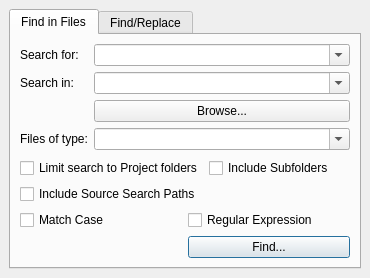
<?xml version="1.0" encoding="UTF-8"?>
<ui version="4.0">
 <class>SearchDockWidget</class>
 <widget class="QDockWidget" name="SearchDockWidget">
  <property name="geometry">
   <rect>
    <x>0</x>
    <y>0</y>
    <width>352</width>
    <height>289</height>
   </rect>
  </property>
  <property name="sizePolicy">
   <sizepolicy hsizetype="Preferred" vsizetype="Preferred">
    <horstretch>0</horstretch>
    <verstretch>0</verstretch>
   </sizepolicy>
  </property>
  <property name="maximumSize">
   <size>
    <width>524287</width>
    <height>289</height>
   </size>
  </property>
  <property name="windowTitle">
   <string>Search Dialog</string>
  </property>
  <widget class="QWidget" name="dockWidgetContents">
   <property name="sizePolicy">
    <sizepolicy hsizetype="Preferred" vsizetype="Fixed">
     <horstretch>0</horstretch>
     <verstretch>0</verstretch>
    </sizepolicy>
   </property>
   <layout class="QGridLayout" name="gridLayout_2">
    <item row="1" column="1">
     <widget class="QTabWidget" name="tabWidget">
      <property name="sizePolicy">
       <sizepolicy hsizetype="Expanding" vsizetype="Fixed">
        <horstretch>0</horstretch>
        <verstretch>0</verstretch>
       </sizepolicy>
      </property>
      <property name="currentIndex">
       <number>0</number>
      </property>
      <widget class="QWidget" name="findInFiles">
       <attribute name="title">
        <string>Find in Files</string>
       </attribute>
       <layout class="QGridLayout" name="gridLayout_3">
        <item row="3" column="0" colspan="2">
         <layout class="QGridLayout" name="gridLayout">
          <item row="0" column="1">
           <widget class="QCheckBox" name="projectFolder">
            <property name="text">
             <string>Limit search to Project folders</string>
            </property>
           </widget>
          </item>
          <item row="0" column="2">
           <widget class="QCheckBox" name="subfolders">
            <property name="text">
             <string>Include Subfolders</string>
            </property>
           </widget>
          </item>
          <item row="1" column="1">
           <widget class="QCheckBox" name="sourceSearchPaths">
            <property name="text">
             <string>Include Source Search Paths</string>
            </property>
           </widget>
          </item>
         </layout>
        </item>
        <item row="4" column="0">
         <widget class="QCheckBox" name="caseSensitive">
          <property name="text">
           <string>Match Case</string>
          </property>
         </widget>
        </item>
        <item row="4" column="1">
         <widget class="QCheckBox" name="regex">
          <property name="text">
           <string>Regular Expression</string>
          </property>
         </widget>
        </item>
        <item row="5" column="1">
         <widget class="QPushButton" name="find">
          <property name="text">
           <string>Find...</string>
          </property>
          <property name="autoDefault">
           <bool>true</bool>
          </property>
          <property name="default">
           <bool>true</bool>
          </property>
         </widget>
        </item>
        <item row="2" column="0" colspan="2">
         <layout class="QFormLayout" name="formLayout">
          <property name="fieldGrowthPolicy">
           <enum>QFormLayout::AllNonFixedFieldsGrow</enum>
          </property>
          <item row="0" column="0">
           <widget class="QLabel" name="label">
            <property name="text">
             <string>Search for:</string>
            </property>
           </widget>
          </item>
          <item row="0" column="1">
           <widget class="QComboBox" name="searchText">
            <property name="editable">
             <bool>true</bool>
            </property>
            <property name="insertPolicy">
             <enum>QComboBox::NoInsert</enum>
            </property>
            <property name="sizeAdjustPolicy">
             <enum>QComboBox::AdjustToContentsOnFirstShow</enum>
            </property>
           </widget>
          </item>
          <item row="1" column="0">
           <widget class="QLabel" name="label_2">
            <property name="text">
             <string>Search in:</string>
            </property>
           </widget>
          </item>
          <item row="1" column="1">
           <widget class="QComboBox" name="location">
            <property name="editable">
             <bool>true</bool>
            </property>
            <property name="insertPolicy">
             <enum>QComboBox::NoInsert</enum>
            </property>
           </widget>
          </item>
          <item row="3" column="0">
           <widget class="QLabel" name="label_3">
            <property name="text">
             <string>Files of type:</string>
            </property>
           </widget>
          </item>
          <item row="3" column="1">
           <widget class="QComboBox" name="type">
            <property name="editable">
             <bool>true</bool>
            </property>
            <property name="insertPolicy">
             <enum>QComboBox::NoInsert</enum>
            </property>
           </widget>
          </item>
          <item row="2" column="1">
           <widget class="QPushButton" name="browse">
            <property name="text">
             <string>Browse...</string>
            </property>
            <property name="icon">
             <iconset resource="../resource.qrc">
              <normaloff>:/resources/document-open.png</normaloff>:/resources/document-open.png</iconset>
            </property>
           </widget>
          </item>
         </layout>
        </item>
       </layout>
      </widget>
      <widget class="QWidget" name="findReplace">
       <attribute name="title">
        <string>Find/Replace</string>
       </attribute>
       <layout class="QFormLayout" name="formLayout_3">
        <item row="3" column="0">
         <widget class="QLabel" name="label_5">
          <property name="text">
           <string>Replace with:</string>
          </property>
         </widget>
        </item>
        <item row="3" column="1">
         <widget class="QComboBox" name="replaceText">
          <property name="editable">
           <bool>true</bool>
          </property>
          <property name="insertPolicy">
           <enum>QComboBox::NoInsert</enum>
          </property>
          <property name="sizeAdjustPolicy">
           <enum>QComboBox::AdjustToContentsOnFirstShow</enum>
          </property>
         </widget>
        </item>
        <item row="1" column="0">
         <widget class="QLabel" name="label_4">
          <property name="text">
           <string>Find:</string>
          </property>
         </widget>
        </item>
        <item row="1" column="1">
         <layout class="QHBoxLayout" name="searchBarLayout"/>
        </item>
        <item row="5" column="1">
         <layout class="QHBoxLayout" name="horizontalLayout">
          <property name="leftMargin">
           <number>0</number>
          </property>
          <property name="topMargin">
           <number>0</number>
          </property>
          <item>
           <widget class="QPushButton" name="findForReplace">
            <property name="text">
             <string>Find...</string>
            </property>
           </widget>
          </item>
          <item>
           <widget class="QPushButton" name="replace">
            <property name="text">
             <string>Replace</string>
            </property>
           </widget>
          </item>
          <item>
           <widget class="QPushButton" name="replaceAll">
            <property name="text">
             <string>Replace All</string>
            </property>
           </widget>
          </item>
         </layout>
        </item>
       </layout>
      </widget>
     </widget>
    </item>
   </layout>
  </widget>
 </widget>
 <tabstops>
  <tabstop>searchText</tabstop>
  <tabstop>location</tabstop>
  <tabstop>browse</tabstop>
  <tabstop>type</tabstop>
  <tabstop>projectFolder</tabstop>
  <tabstop>subfolders</tabstop>
  <tabstop>sourceSearchPaths</tabstop>
  <tabstop>caseSensitive</tabstop>
  <tabstop>regex</tabstop>
  <tabstop>find</tabstop>
  <tabstop>replaceText</tabstop>
  <tabstop>findForReplace</tabstop>
  <tabstop>replace</tabstop>
  <tabstop>replaceAll</tabstop>
  <tabstop>tabWidget</tabstop>
 </tabstops>
 <resources>
  <include location="../resource.qrc"/>
 </resources>
 <connections/>
</ui>
